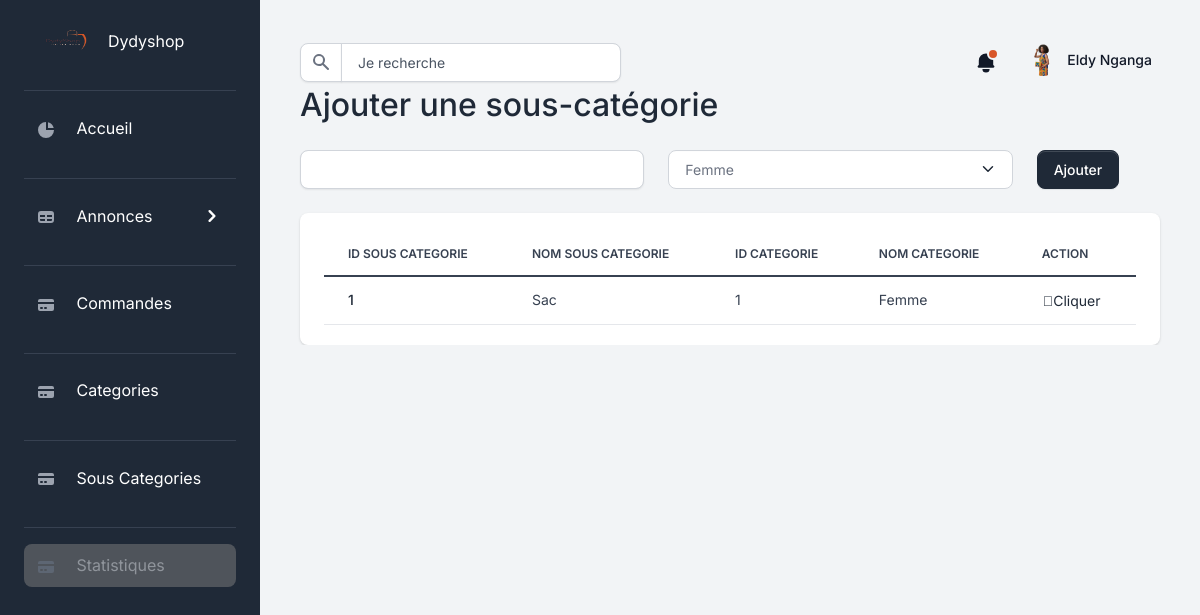
Before: /add_subcategory with the older database file.
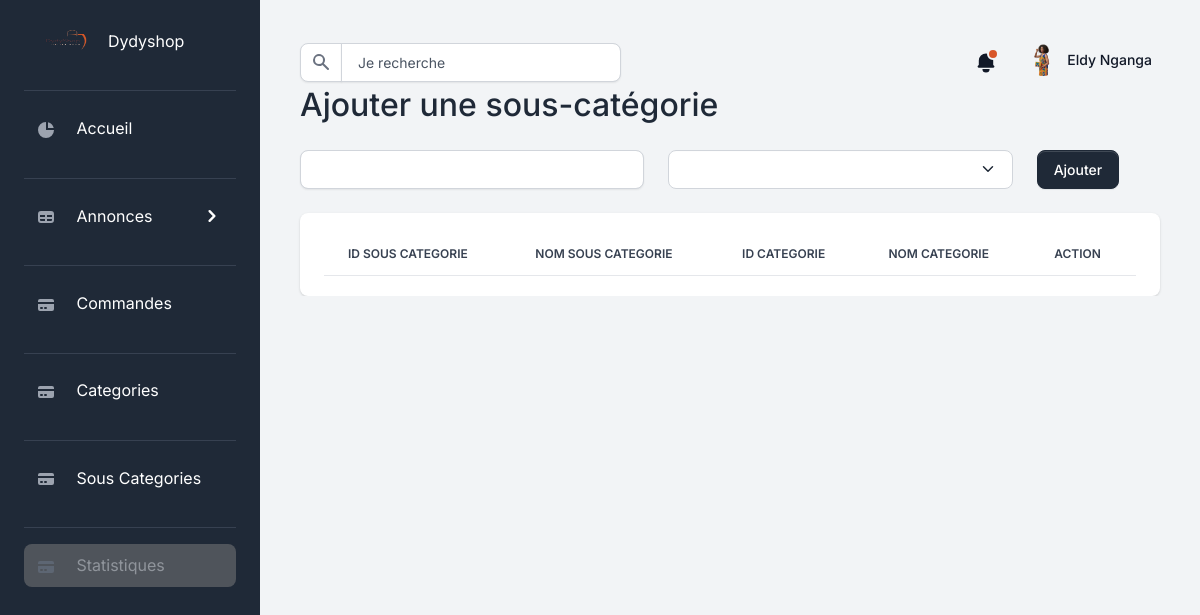
After: the same page with the newer database file.
### api/models/model.py (models this page shows)
class SubCategory(db.Model):
    __tablename__ = "sub_categories"
    id = db.Column(db.Integer, primary_key=True)
    name = db.Column(db.String(200), nullable=False)
    category_id = db.Column(db.Integer, db.ForeignKey("categories.id"))
    date_created = db.Column(db.DateTime, default=datetime.utcnow)

class Category(db.Model):
    __tablename__ = "categories"
    id = db.Column(db.Integer, primary_key=True)
    name = db.Column(db.String(200), nullable=False)
    subcategories = db.relationship("SubCategory", backref="category")
    date_created = db.Column(db.DateTime, default=datetime.utcnow)

### api/back.py (the view, shortened to what this page needs)
@app.route("/add_subcategory", methods=["GET", "POST"])
def add_subcategory():
    categories = Category.query.all()
    subcategories = SubCategory.query.all()
    return render_template(
        "/back/AddSubcategory.html", categories=categories, subcategories=subcategories
    )

### api/back.py (called while the page is built)
@app.before_request
def check_for_maintenance():
    if maintenance_mode and request.endpoint not in ["maintenance"]:
        return redirect(url_for("maintenance"))
    elif maintenance_mode and request.endpoint == "maintenance":
        return None
    else:
        return None

### api/templates/back/AddSubCategory.html (shortened to what this page needs)
{% extends './layout/baseAdmin.html' %}
{% block content %}
  <h2>Ajouter une sous-catégorie</h2>
  <form method="POST" action="{{ url_for('add_subcategory') }}">
    <div class="row my-4">
      <div class="form-group col-5">
        <input type="text" id="name" name="name" class="form-control" required />
      </div>
      <div class="form-group col-5">
        <select id="category" name="category" class="form-select" required>
          {% for category in categories %}
            <option value="{{ category.id }}">{{ category.name }}</option>
          {% endfor %}
        </select>
      </div>
      <div class="col-auto">
        <button type="submit" class="btn btn-primary ">Ajouter </button>
      </div>
    </div>
  </form>
  <div class="card card-body border-0 shadow table-wrapper table-responsive">
    <table class="table table-hover" data-toggle="table" id="table" data-toolbar="#toolbar" data-search="true" data-show-refresh="true" data-show-toggle="true" data-show-fullscreen="true" data-show-columns="true" data-show-columns-toggle-all="true" data-show-pagination-switch="true" data-pagination="true" data-id-field="id" data-show-export="true" data-show-pagination-switch="true" data-pagination="true" data-page-list="[5, 10, 25, 50,100, all]">
      <thead>
        <tr>
          <th class="border-gray-200">Id sous categorie</th>
          <th class="border-gray-200">Nom sous categorie</th>
          <th class="border-gray-200">Id categorie</th>
          <th class="border-gray-200">Nom categorie</th>
          <th class="border-gray-200">Action</th>
        </tr>
      </thead>
      <tbody>
        {% for subcategory in subcategories %}
          <tr>
            <td>
              <a href="#" class="fw-bold">{{ subcategory.id }}</a>
            </td>
            <td>
              <span class="fw-normal">{{ subcategory.name }}</span>
            </td>
            <td>
              <span class="fw-normal">{{ subcategory.category.id }}</span>
            </td>
            <td>
              <span class="fw-normal">{{ subcategory.category.name }}</span>
            </td>
            <td>
              <div class="btn-group">
                <button class="btn btn-link text-dark dropdown-toggle dropdown-toggle-split m-0 p-0" data-bs-toggle="dropdown" aria-haspopup="true" aria-expanded="false">
                  <span class="icon icon-sm"><span class="fas fa-ellipsis-h icon-dark"></span>Cliquer</span>
                </button>
              </div>
            </td>
          </tr>
        {% endfor %}
      </tbody>
    </table>
  </div>
{% endblock %}

Changed rows visible on the page:
removed SubCategory: id "1", name "Sac", category.id "1", category.name "Femme"
Other visible differences:
form field category: "Femme" → (not shown)
